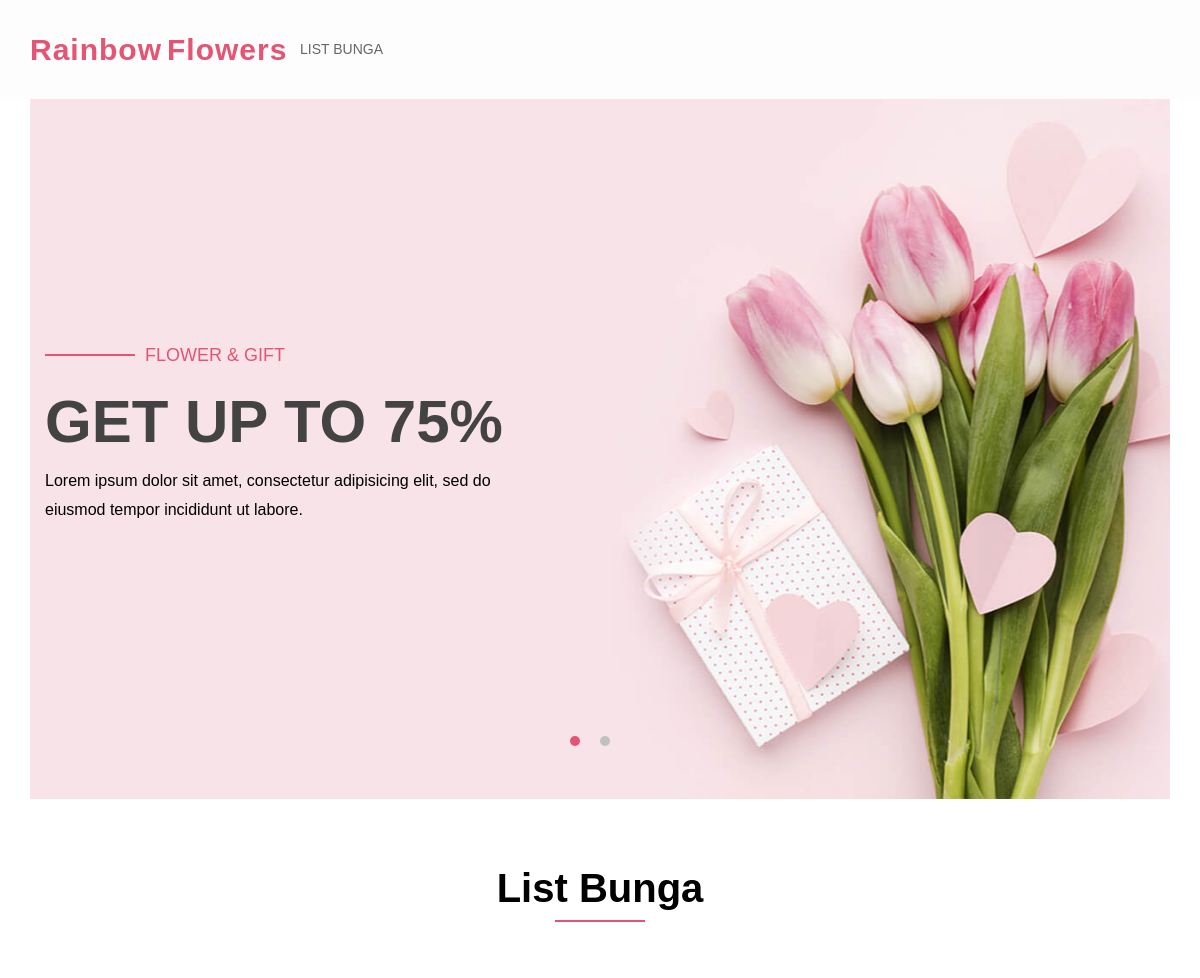
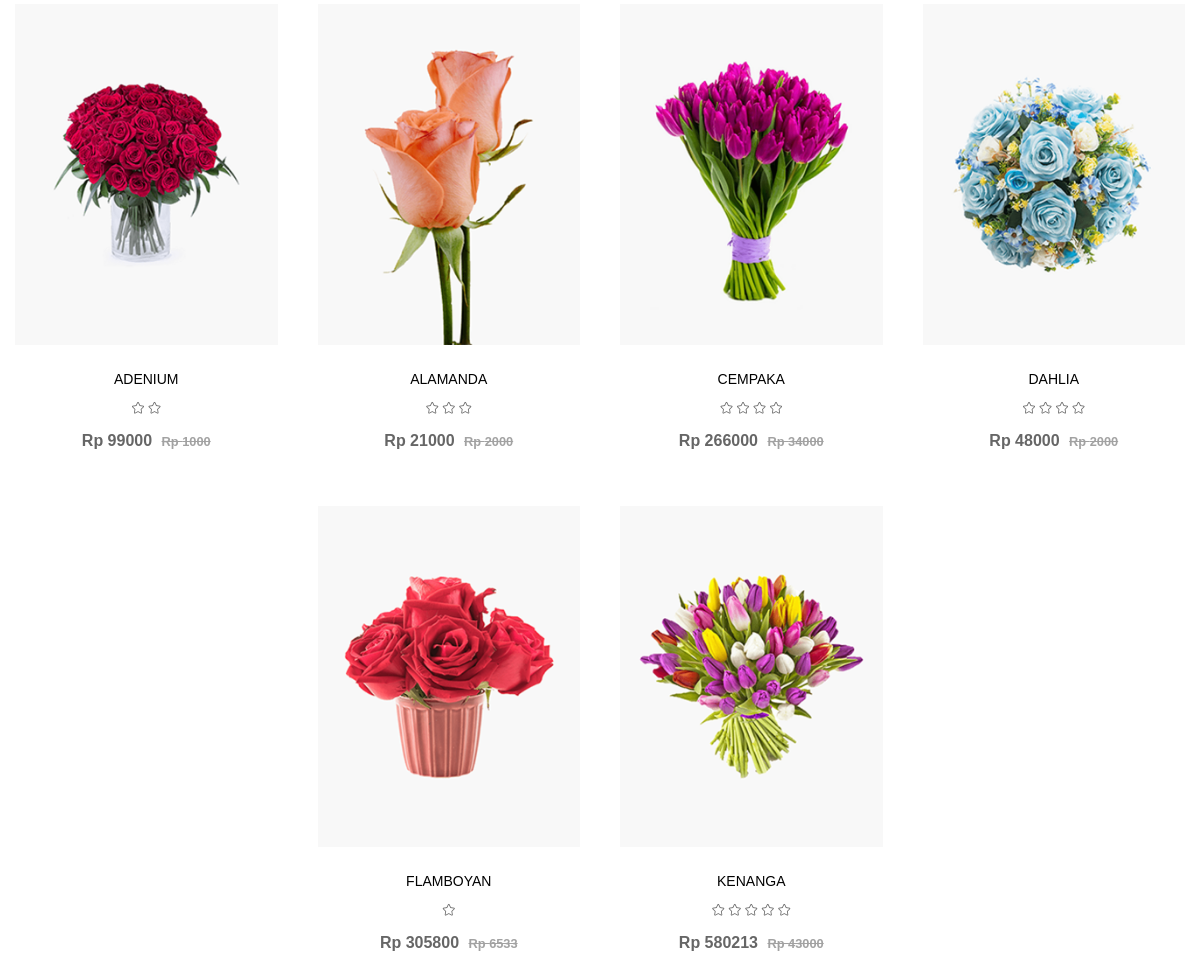
The page / on the database its author committed (2 pictures, top to bottom).
### tables this page shows
CREATE TABLE IF NOT EXISTS `bunga` (
  `id` int NOT NULL AUTO_INCREMENT,
  `nama_bunga` varchar(50) DEFAULT NULL,
  `gambar` varchar(200) DEFAULT 'img/product/1.png',
  `harga` varchar(100) DEFAULT '0',
  `diskon` varchar(100) NOT NULL DEFAULT '0',
  `rating` varchar(100) NOT NULL DEFAULT '0',
  `deskripsi` mediumtext,
  PRIMARY KEY (`id`)
);

### produk_list.php (the view)
<?php
require_once 'db.php';
$sql = "SELECT * FROM bunga";
$result = $conn->query($sql);
$data_bunga = $result->fetch_all(MYSQLI_ASSOC);
?>
<div class="ltn__product-area ltn__product-gutter  pt-65 pb-40">
    <div class="container">
        <div class="row">
            <div class="col-lg-12">
                <div class="section-title-area text-center">
                    <h1 class="section-title section-title-border">List Bunga </h1>
                </div>
            </div>
        </div>
        <div class="row justify-content-center">
            <?php foreach ($data_bunga as $bunga) { ?>
                <div class="col-lg-3 col-md-4 col-sm-6 col-6">
                    <div class="ltn__product-item text-center">
                        <div class="product-img">
                            <a href=""><img src="<?= $bunga['gambar'] ?>" alt="#"></a>
                        </div>
                        <div class="product-info">
                            <h2 class="product-title"><a href=""><?= $bunga['nama_bunga'] ?></a></h2>
                            <div class="product-ratting">
                                <ul>
                                    <?php for ($i = 0; $i < $bunga['rating']; $i++) { ?>
                                        <li><a href="#" tabindex="0"><i class="icon-star"></i></a></li>
                                    <?php } ?>
                                </ul>
                            </div>
                            <div class="product-price">
                                <span>Rp <?= $bunga['harga'] - $bunga['diskon'] ?></span>
                                <del>Rp <?= $bunga['diskon'] ?></del>
                            </div>
                        </div>
                    </div>
                </div>
            <?php } ?>
        </div>
    </div>
</div>

### index.php (shortened to what this page needs)
<!doctype html>
<html class="no-js" lang="zxx">
<head>
    <link rel="stylesheet" href="css/font-icons.css">
    <link rel="stylesheet" href="css/plugins.css">
    <link rel="stylesheet" href="css/style.css">
    <link rel="stylesheet" href="css/responsive.css">
</head>
<body>
    <div class="body-wrapper">
        <?php include('header.php') ?>
        <?php include 'slider.php' ?>
        <?php include 'produk_list.php' ?>
    </div>
</body>
</html>

### header.php (shortened to what this page needs)
<header class="ltn__header-area ltn__header-8 section-bg-6">
    <div class="ltn__header-middle-area ltn__header-sticky ltn__sticky-bg-white plr--5">
        <div class="container-fluid">
            <div class="row">
                <div class="col logo-column">
                    <div class="site-logo">
                        <a href="/" style="color: #E55472;">Rainbow <b style="margin-left: 5px;"> Flowers</b></a>
                    </div>
                </div>
                <div class="col header-menu-column">
                    <div class="header-menu d-none d-xl-block">
                        <nav>
                            <div class="ltn__main-menu">
                                <ul>
                                    <li class="menu-icon"><a href="/">List Bunga</a>
                                    </li>
                                </ul>
                            </div>
                        </nav>
                    </div>
                </div>
            </div>
        </div>
    </div>
</header>

### slider.php (shortened to what this page needs)
<div class="ltn__slider-area ltn__slider-3 ltn__slider-6 plr--5">
    <div class="container-fluid">
        <div class="row">
            <div class="col-lg-12">
                <div class="ltn__slide-two-active slick-slide-arrow-1 slick-slide-dots-1 arrow-white--">
                    <div class="ltn__slide-item ltn__slide-item-8 ltn__slide-item-9 text-color-white---- bg-image bg-overlay-theme-black-80---" data-bs-bg="img/slider/3.jpg">
                        <div class="ltn__slide-item-inner">
                            <div class="container">
                                <div class="row">
                                    <div class="col-lg-12 align-self-center">
                                        <div class="slide-item-info">
                                            <div class="slide-item-info-inner ltn__slide-animation">
                                                <div class="slide-item-info">
                                                    <div class="slide-item-info-inner ltn__slide-animation">
                                                        <h6 class="slide-sub-title ltn__secondary-color slide-title-line-2 animated">Flower & Gift</h6>
                                                        <h1 class="slide-title animated ">Get Up To 75%</h1>
                                                        <div class="slide-brief animated">
                                                            <p>Lorem ipsum dolor sit amet, consectetur adipisicing elit, sed do eiusmod tempor incididunt ut labore.</p>
                                                        </div>
                                                    </div>
                                                </div>
                                            </div>
                                        </div>
                                    </div>
                                </div>
                            </div>
                        </div>
                    </div>
                </div>
            </div>
        </div>
    </div>
</div>

### css/responsive.css (style rules this page uses)
@media (min-width: 1200px) { .container { max-width: 1200px; } }

### rows shown on the page
bunga: gambar (picture), nama_bunga "ADENIUM", rating "2" (drawn), $bunga['harga'] - $bunga['diskon'] "99000", diskon "1000"
bunga: gambar (picture), nama_bunga "ALAMANDA", rating "3" (drawn), $bunga['harga'] - $bunga['diskon'] "21000", diskon "2000"
bunga: gambar (picture), nama_bunga "CEMPAKA", rating "4" (drawn), $bunga['harga'] - $bunga['diskon'] "266000", diskon "34000"
bunga: gambar (picture), nama_bunga "DAHLIA", rating "4" (drawn), $bunga['harga'] - $bunga['diskon'] "48000", diskon "2000"
bunga: gambar (picture), nama_bunga "FLAMBOYAN", rating "1" (drawn), $bunga['harga'] - $bunga['diskon'] "305800", diskon "6533"
bunga: gambar (picture), nama_bunga "KENANGA", rating "5" (drawn), $bunga['harga'] - $bunga['diskon'] "580213", diskon "43000"
